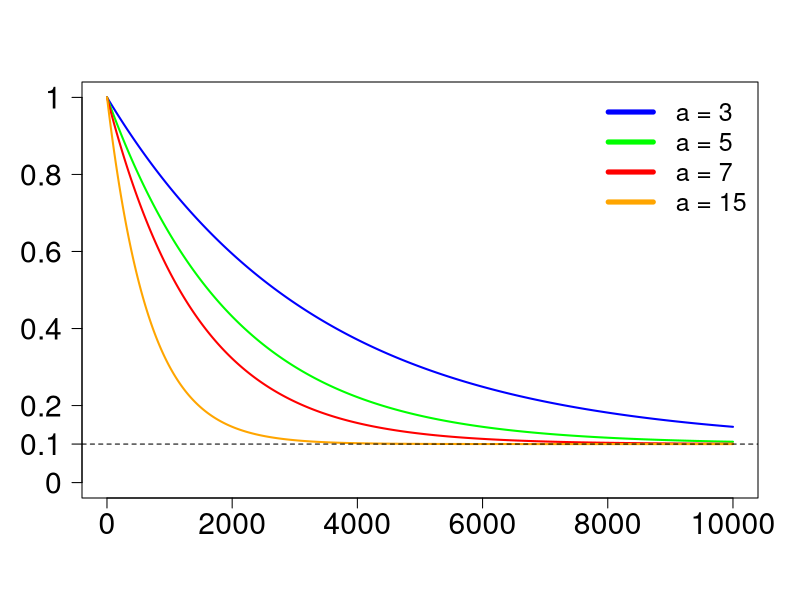

Source code (R):
OUTDIR <- "./"

exp_cool <- function(i, ntot, a, b) {
  (1-b)*exp(-a*(i-1)/ntot)+b
}

b <- 0.1

ntot <- 10000

x <- seq(1, ntot, by=1)

cols <- c("blue", "green", "red", "orange")

pdf(file=file.path(OUTDIR, "exp_schedule_a_b.pdf"), width=10, height=6)

plot(
  x,
  exp_cool(x, ntot, 3, b),
  ylim=c(0, 1),
  type="l",
  col=cols[1],
  lwd=2,
  xlab="",
  ylab="",
  cex.axis=1.8,
  cex.lab=1.7,
  yaxt="n"
)

axis(
  2,
  at=c(0, 0.1, 0.2, 0.4, 0.6, 0.8, 1),
  labels=c(0, 0.1, 0.2, 0.4, 0.6, 0.8, 1),
  cex.axis=1.8,
  las=1
)

lines(
  x,
  exp_cool(x, ntot, 5, b),
  col=cols[2],
  lwd=2
)

lines(
  x,
  exp_cool(x, ntot, 7, b),
  col=cols[3],
  lwd=2
)

lines(
  x,
  exp_cool(x, ntot, 15, b),
  col=cols[4],
  lwd=2
)

legend(
  "topright",
  c("a = 3", "a = 5", "a = 7", "a = 15"),
  lty=c(1, 1, 1),
  lwd=c(5, 5, 5),
  col=cols,
  cex=1.5,
  bty="n"
)

abline(h=b, lty=2)

dev.off()
